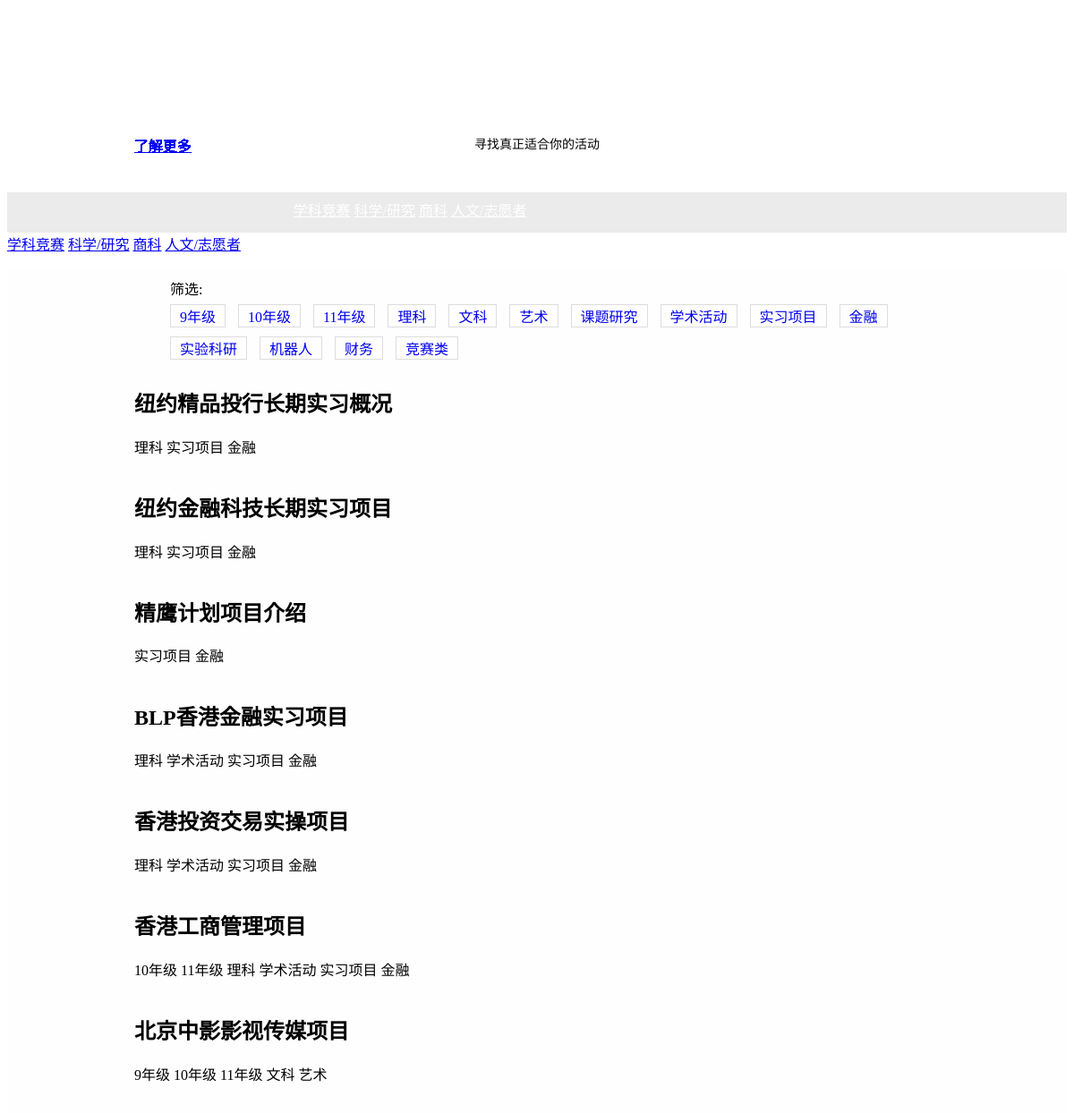
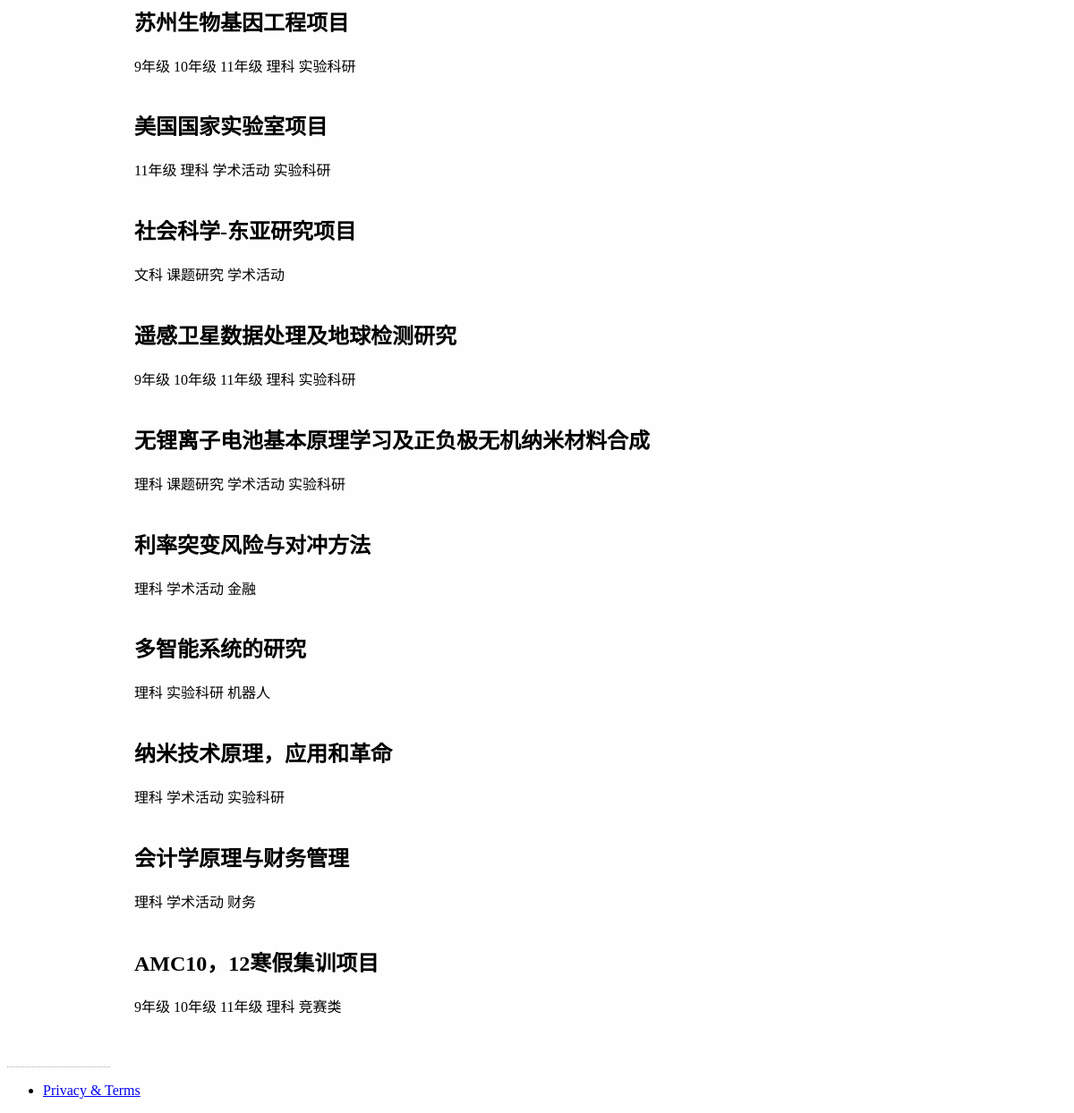
The page / on the database its author committed (2 pictures, top to bottom).
### blog/models.py (models this page shows, shortened)
@python_2_unicode_compatible
class Category(models.Model):
    name = models.CharField(max_length=100)

@python_2_unicode_compatible
class Tag(models.Model):
    name = models.CharField(max_length=100)

@python_2_unicode_compatible
class Post(models.Model):
    title = models.CharField(max_length=70)
    body = models.TextField()
    created_time = models.DateTimeField(auto_now=True)
    modified_time = models.DateTimeField()
    excerpt = models.CharField(max_length=200, blank=True)
    category = models.ForeignKey(Category)
    tags = models.ManyToManyField(Tag, blank=True)
    author = models.ForeignKey(User)
    def get_absolute_url(self):
        return reverse('blog:detail', kwargs={'pk': self.pk})

### blog/views.py (the view)
# urls.py: url(r'^$', views.portfolio, name='portfolio'),
def portfolio(request):
    post_list = Post.objects.all().order_by('-created_time')
    return render(request, 'blog/portfolio.html', context={'post_list': post_list})

### blog/templatetags/blog_tags.py (called while the page is built)
@register.simple_tag
def get_category():
    return Category.objects.all()

@register.simple_tag
def get_tags():
    return Tag.objects.annotate(num_posts=Count('post')).filter(num_posts__gt=0)

### templates/blog/portfolio.html (shortened to what this page needs)
<!DOCTYPE html>
{% load staticfiles %}
{% load blog_tags %}
<html lang="en-US">
  <head>
    <link href="https://code.getmdl.io/1.3.0/material.indigo-pink.min.css" rel="stylesheet">
    <link href="{% static 'blog/styles/main.css' %}" rel="stylesheet">
  </head>
  <body id="top">
    <div class="mdl-layout mdl-js-layout mdl-layout--fixed-header">
      <header class="mdl-layout__header mdl-layout__header--waterfall site-header">
        <div class="mdl-layout__header-row site-logo-row"><span class="mdl-layout__title">
            <div class="site-logo"></div><span class="site-description">寻找真正适合你的活动</span></span></div>
        <div class="mdl-layout__header-row site-navigation-row mdl-layout--large-screen-only">
          <nav class="mdl-navigation mdl-typography--body-1-force-preferred-font">
              {% get_category as category_list %}
                  {% for category in category_list %}
              <a class="mdl-navigation__link" href="{% url 'blog:category' category.pk %}">{{ category.name }}</a>
                  {% endfor %}
          </nav>
        </div>
      </header>
      <div class="mdl-layout__drawer mdl-layout--small-screen-only">
        <nav class="mdl-navigation mdl-typography--body-1-force-preferred-font">
              {% get_category as category_list %}
                {% for category in category_list %}
              <a class="mdl-navigation__link" href="{% url 'blog:category' category.pk %}">{{ category.name }}</a>
                  {% endfor %}
        </nav>
      </div>
      <main class="mdl-layout__content">
                {% get_category as category_list %}
                {% get_category as category_list %}
        <div class="site-content">
          <div class="container">
              <div class="mdl-grid site-max-width">
              <div class="mdl-cell mdl-cell--12-col mdl-shadow--4dp welcome-card portfolio-card">
                  <span class="mdl-list__item-text-body" style="margin-left: 40px; position: relative; top: 10px;">筛选:</span>
                  {% get_tags as tag_list %}
                  <ul>
                    {% for tag in tag_list %}
                    <li style="display: inline-block; border: 1px solid #ddd; margin-right: 10px; margin-bottom: 10px;">
                      <a style="padding: 0 10px; text-decoration: none;" href="{% url 'blog:tag' tag.pk %}">{{ tag.name }}</a>
                    </li>
                    {% empty %}
                    暂无标签！
                    {% endfor %}
                  </ul>
              </div>
              {% for post in post_list %}
    <div class="mdl-cell mdl-card mdl-shadow--4dp portfolio-card">
        <div class="mdl-card__title">
            <h2 class="mdl-card__title-text">{{ post.title }}</h2>
        </div>
        <div class="mdl-card__supporting-text">
            {% for tag in post.tags.all %}
                <span class="mdl-list__item-text-body">{{ tag.name }}</span>
            {% endfor %}
        </div><br>        <div class="mdl-card__actions mdl-card--border" style="position: absolute; top: 150px;">
          <a class="mdl-button mdl-button--colored mdl-js-button mdl-js-ripple-effect mdl-button--accent" href="{{ post.get_absolute_url }}">
            了解更多
          </a>
        </div>
    </div>
    {% endfor %}
</div></div>
        </div>
        <footer class="mdl-mini-footer">
          <div class="footer-container">
            <div class="mdl-logo"><a href="https://templateflip.com/" target="_blank">Daniel_版权所有</a></div>
            <ul class="mdl-mini-footer__link-list">
              <li><a href="#">Privacy & Terms</a></li>
            </ul>
          </div>
        </footer>
      </main>
    </div>
  </body>
</html>

### blog/static/blog/styles/main.css (style rules this page uses)
.site-header { position: relative; }
.site-header .mdl-layout__header-row { padding: 0; -ms-flex-pack: center; justify-content: center; }
.site-description { display: block; font-size: 14px; text-align: center; font-weight: 400; margin-bottom: 10px; }
.site-logo-row { min-height: 200px; }
.site-logo { background: url(../img/site-logo.png) 50% no-repeat; background-size: cover; height: 120px; width: 120px; margin: 15px auto; }
.site-navigation-row { background-color: rgba(0, 0, 0, 0.08); text-transform: uppercase; height: 45px; }
.site-navigation-row .mdl-navigation { text-align: center; max-width: 900px; width: 100%; }
.site-navigation-row .mdl-navigation__link { -ms-flex: 1; flex: 1; line-height: 42px; color: #fff; }
.mdl-layout__content { background-color: #fefefe; }
.site-content { margin: 1em auto; min-height: 580px; }
.site-max-width { max-width: 900px; margin: auto; }
.portfolio-card .mdl-card__title { padding-bottom: 0; }
footer .mdl-logo a { color: #fff; text-decoration: none; border-bottom: 1px dotted #aaa; }
.footer-container { margin: 0 auto; }

### rows shown on the page
Category: name "学科竞赛"
Category: name "科学/研究"
Category: name "商科"
Category: name "人文/志愿者"
Tag: name "9年级"
Tag: name "10年级"
Tag: name "11年级"
Tag: name "理科"
Tag: name "文科"
Tag: name "艺术"
Tag: name "课题研究"
Tag: name "学术活动"
Tag: name "实习项目"
Tag: name "金融"
Tag: name "实验科研"
Tag: name "机器人"
Tag: name "财务"
Tag: name "竞赛类"
Post: title "纽约精品投行长期实习概况"
Post: title "纽约金融科技长期实习项目"
Post: title "精鹰计划项目介绍"
Post: title "BLP香港金融实习项目"
Post: title "香港投资交易实操项目"
Post: title "香港工商管理项目"
Post: title "北京中影影视传媒项目"
Post: title "苏州生物基因工程项目"
Post: title "美国国家实验室项目"
Post: title "社会科学-东亚研究项目"
Post: title "遥感卫星数据处理及地球检测研究"
Post: title "无锂离子电池基本原理学习及正负极无机纳米材料合成"
Post: title "利率突变风险与对冲方法"
Post: title "多智能系统的研究"
Post: title "纳米技术原理，应用和革命"
Post: title "会计学原理与财务管理"
Post: title "AMC10，12寒假集训项目"
